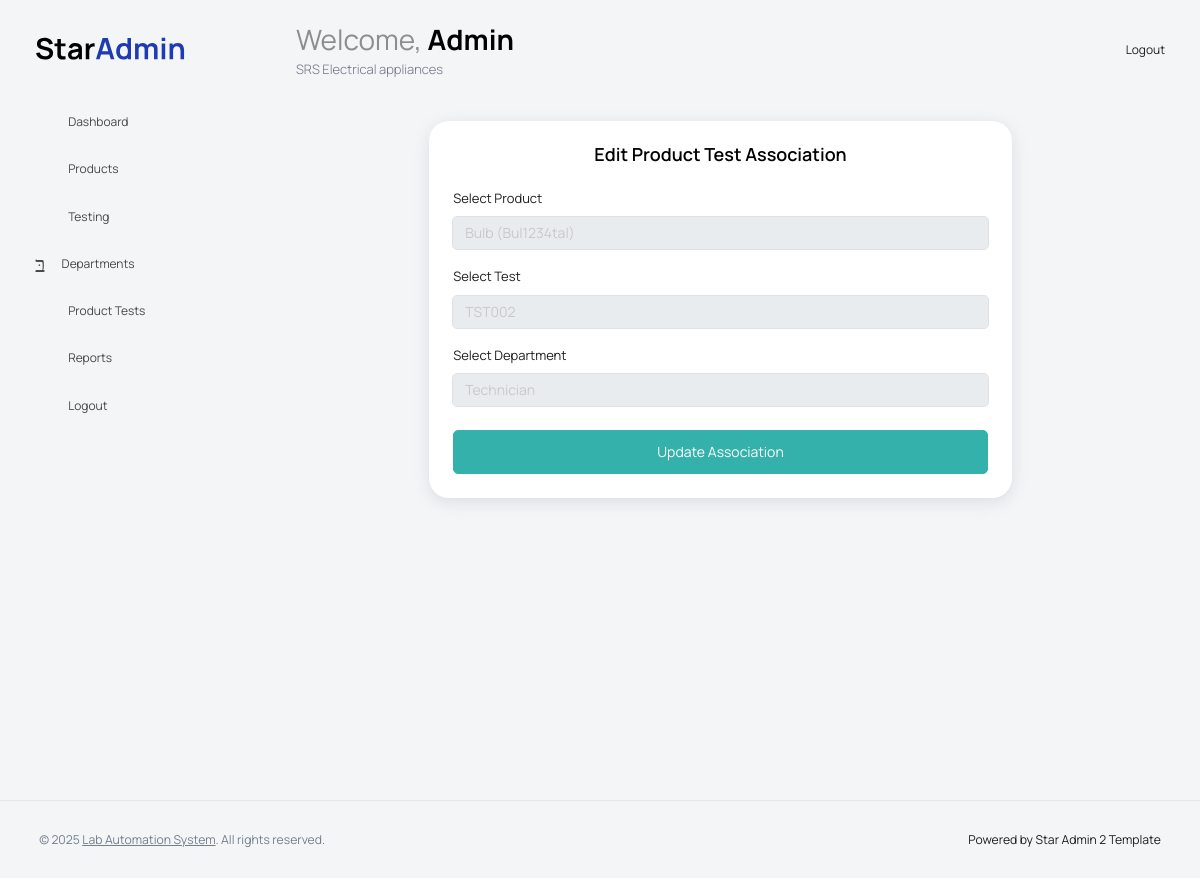
/modules/product_test/edit_product_test.php?id=2, run on the app's committed database.
### tables this page shows
CREATE TABLE `product_tests` (
  `id` int(11) NOT NULL,
  `product_id` varchar(10) DEFAULT NULL,
  `test_id` varchar(12) DEFAULT NULL,
  `department_id` int(11) DEFAULT NULL
);

CREATE TABLE `products` (
  `id` int(11) NOT NULL,
  `product_id` varchar(10) NOT NULL,
  `product_name` varchar(255) DEFAULT NULL,
  `revision` varchar(10) DEFAULT NULL,
  `manufacture_number` varchar(50) DEFAULT NULL,
  `created_at` datetime DEFAULT current_timestamp()
);

CREATE TABLE `tests` (
  `id` int(11) NOT NULL,
  `test_id` varchar(12) NOT NULL,
  `product_id` varchar(10) DEFAULT NULL,
  `test_type_id` int(11) DEFAULT NULL,
  `tested_by` varchar(100) DEFAULT NULL,
  `STATUS` enum('Passed','Failed','Pending') DEFAULT NULL,
  `remarks` text DEFAULT NULL,
  `criteria` text DEFAULT NULL,
  `observed_output` text DEFAULT NULL,
  `created_at` datetime DEFAULT current_timestamp()
);

CREATE TABLE `departments` (
  `id` int(11) NOT NULL,
  `NAME` varchar(100) DEFAULT NULL,
  `description` text DEFAULT NULL
);

### modules/product_test/edit_product_test.php (the view, shortened to what this page needs)
<?php
include("../../includes/header.php");
$id = $_GET['id'];
$current = $conn->query("SELECT * FROM product_tests WHERE id = $id")->fetch_assoc();
$products = $conn->query("SELECT id, product_id, product_name FROM products ORDER BY product_name ASC");
$tests = $conn->query("SELECT id, test_id FROM tests ORDER BY test_id DESC");
$departments = $conn->query("SELECT id, name FROM departments ORDER BY name ASC");
?>
<div class="container-fluid page-body-wrapper">
  <?php include("../../includes/sidebar.php"); ?>
  <div class="main-panel">
    <div class="content-wrapper">
      <div class="row justify-content-center">
        <div class="col-md-8 grid-margin stretch-card">
          <div class="card">
            <div class="card-body">
              <h4 class="card-title text-center mb-4">Edit Product Test Association</h4>
              <form method="POST">
                <div class="form-group mb-3">
                  <label for="product_id">Select Product</label>
                  <select name="product_id" class="form-control" required>
                    <?php while ($row = $products->fetch_assoc()) : ?>
                      <option value="<?= $row['product_id'] ?>" <?= ($row['product_id'] == $current['product_id']) ? 'selected' : '' ?>>
                        <?= $row['product_name'] ?> (<?= $row['product_id'] ?>)
                      </option>
                    <?php endwhile; ?>
                  </select>
                </div>
                <div class="form-group mb-3">
                  <label for="test_id">Select Test</label>
                  <select name="test_id" class="form-control" required>
                    <?php while ($row = $tests->fetch_assoc()) : ?>
                      <option value="<?= $row['test_id'] ?>" <?= ($row['test_id'] == $current['test_id']) ? 'selected' : '' ?>>
                        <?= $row['test_id'] ?>
                      </option>
                    <?php endwhile; ?>
                  </select>
                </div>
                <div class="form-group mb-4">
                  <label for="department_id">Select Department</label>
                  <select name="department_id" class="form-control" required>
                    <?php while ($row = $departments->fetch_assoc()) : ?>
                      <option value="<?= $row['id'] ?>" <?= ($row['id'] == $current['department_id']) ? 'selected' : '' ?>>
                        <?= $row['name'] ?>
                      </option>
                    <?php endwhile; ?>
                  </select>
                </div>
                <button type="submit" name="submit" class="btn btn-success w-100">Update Association</button>
              </form>
            </div>
          </div>
        </div>
      </div>
    </div>
  </div>
</div>
<?php include("../../includes/footer.php"); ?>

### data on the page
product_tests: product_id "Bulb (Bul1234tal)", test_id "TST002", department_id "Technician"

### other printed values
$admin_name "Admin"
